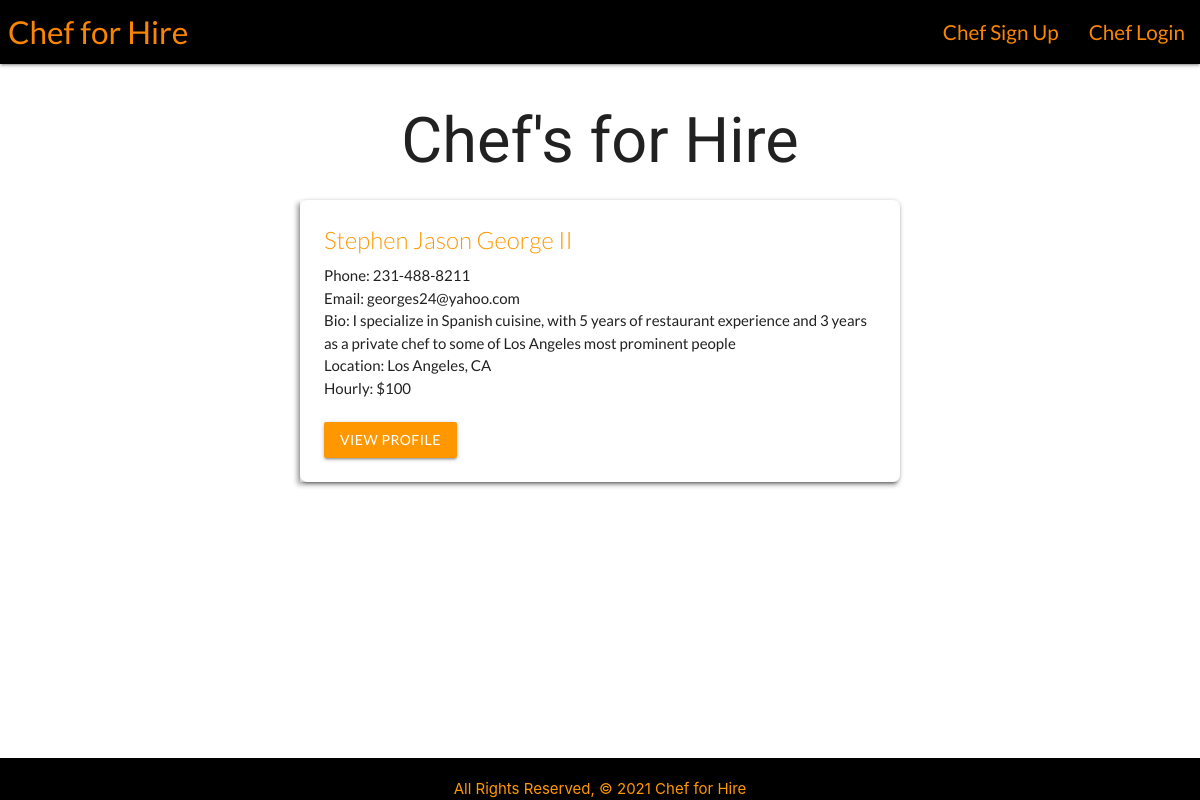
Before: /chefs/ with the older database file.
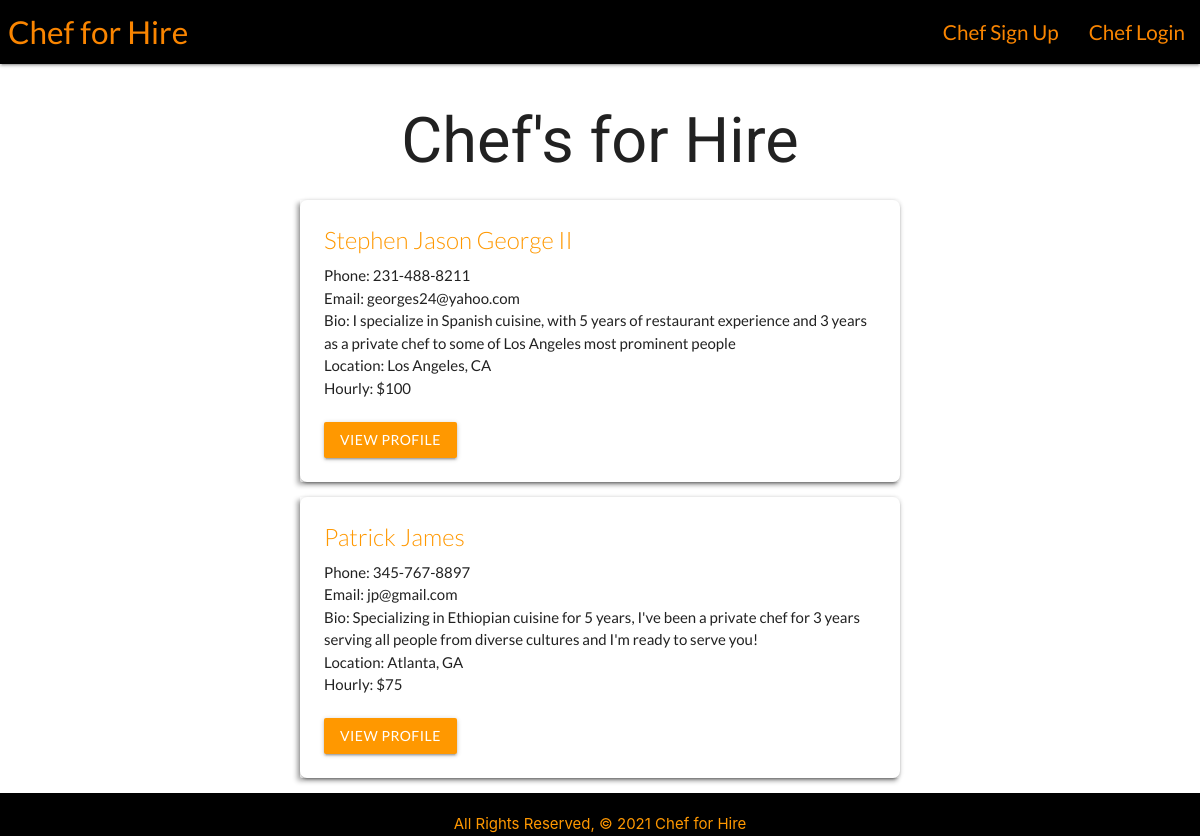
After: the same page with the newer database file.
### main_app/models.py (models this page shows, shortened)
class Chef(models.Model):
    name = models.CharField(max_length=50)
    phone = models.CharField(max_length=12)
    email = models.EmailField(max_length=50)
    bio = models.TextField(max_length=500)
    location = models.CharField(max_length=100)
    hourly = models.IntegerField()

### main_app/views.py (the view)
# urls.py: path('chefs/', views.ChefsIndex.as_view(), name='chefs'),
class ChefsIndex(ListView):
  model = Chef
  template_name = 'chefs/index.html'

### main_app/templates/chefs/index.html (shortened to what this page needs)
{% extends 'base.html' %} {% load static %} {% block content %}
<h1 class="indexhead">Chef's for Hire</h1>
{% for chef in object_list %}
<div id="chefindex" class="card">
    <div class="card-content">
      <span class="card-title orange-text">{{chef.name}}</span>
      <p>Phone: {{chef.phone}}</p>
      <p>Email: {{chef.email}}</p>
      <p>Bio: {{chef.bio}}</p>
      <p>Location: {{chef.location}}</p>
      <p>Hourly: ${{chef.hourly}}</p>
      <br />
      <a
        id=""
        class="view-profile btn orange"
        href="{% url 'chef_detail' chef.id %}"
        >View Profile</a
      >
    </div>
</div>
{% endfor %} {% endblock %}

Changed rows visible on the page:
added Chef: name "Patrick James", phone "345-767-8897", email "jp@gmail.com", bio "Specializing in Ethiopian cuisine for 5 years, I've been a private chef for 3 years serving all people from diverse cultures and I'm ready to serve you!", location "Atlanta, GA", hourly "75"
